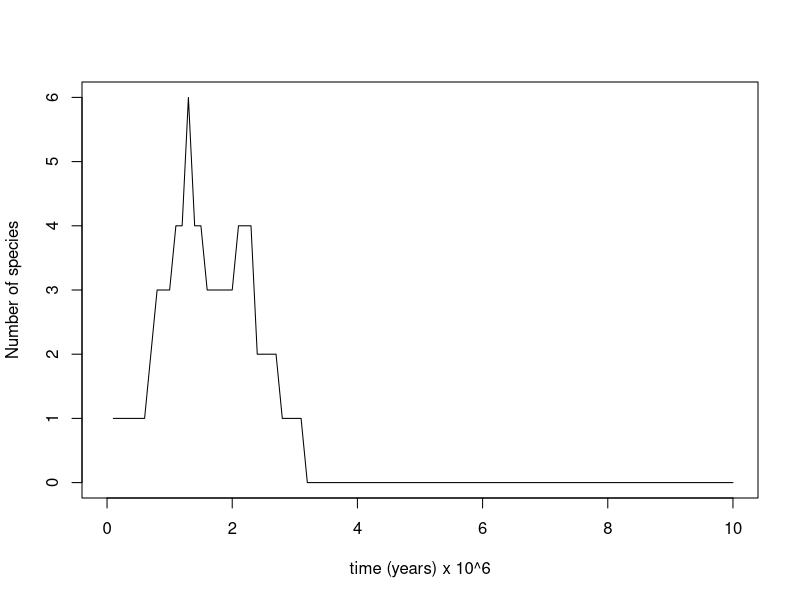

Source code (R):
rm(list=ls())
simulation <- function(pe,ps,n) {
  if(missing(n)) {
    x = c(1,rep(0,99)) #If n is not given, then it is set as 1
  } else {
    x = c(n,rep(0,99))
  }
  for (iter in 1:99) {
    temp=0
    if (x[iter]==0) {
      break # At any period, when population reaches 0, stop the loop.
    } else {
      for (i in 1:x[iter]) {
        e = runif(1) #Extinct prob and Speciate prob are generated differently randomly for every species
        s = runif(1)
        if (e<=pe){
          temp=temp-1
        } else if (e>pe & s<=ps) {
          temp=temp+1
        } else if (e>pe & s>ps) {
          temp=temp+0
        }
      }
      x[iter+1]=x[iter]+temp
    }
  }
  plot(NA, type='n',xlim=c(0,10),ylim=c(0,max(x)),ylab='Number of species',xlab='time (years) x 10^6')
  lines(seq(0.1,10,by=0.1),x) 
  return(x)
}
simulation(0.1,0.2)
